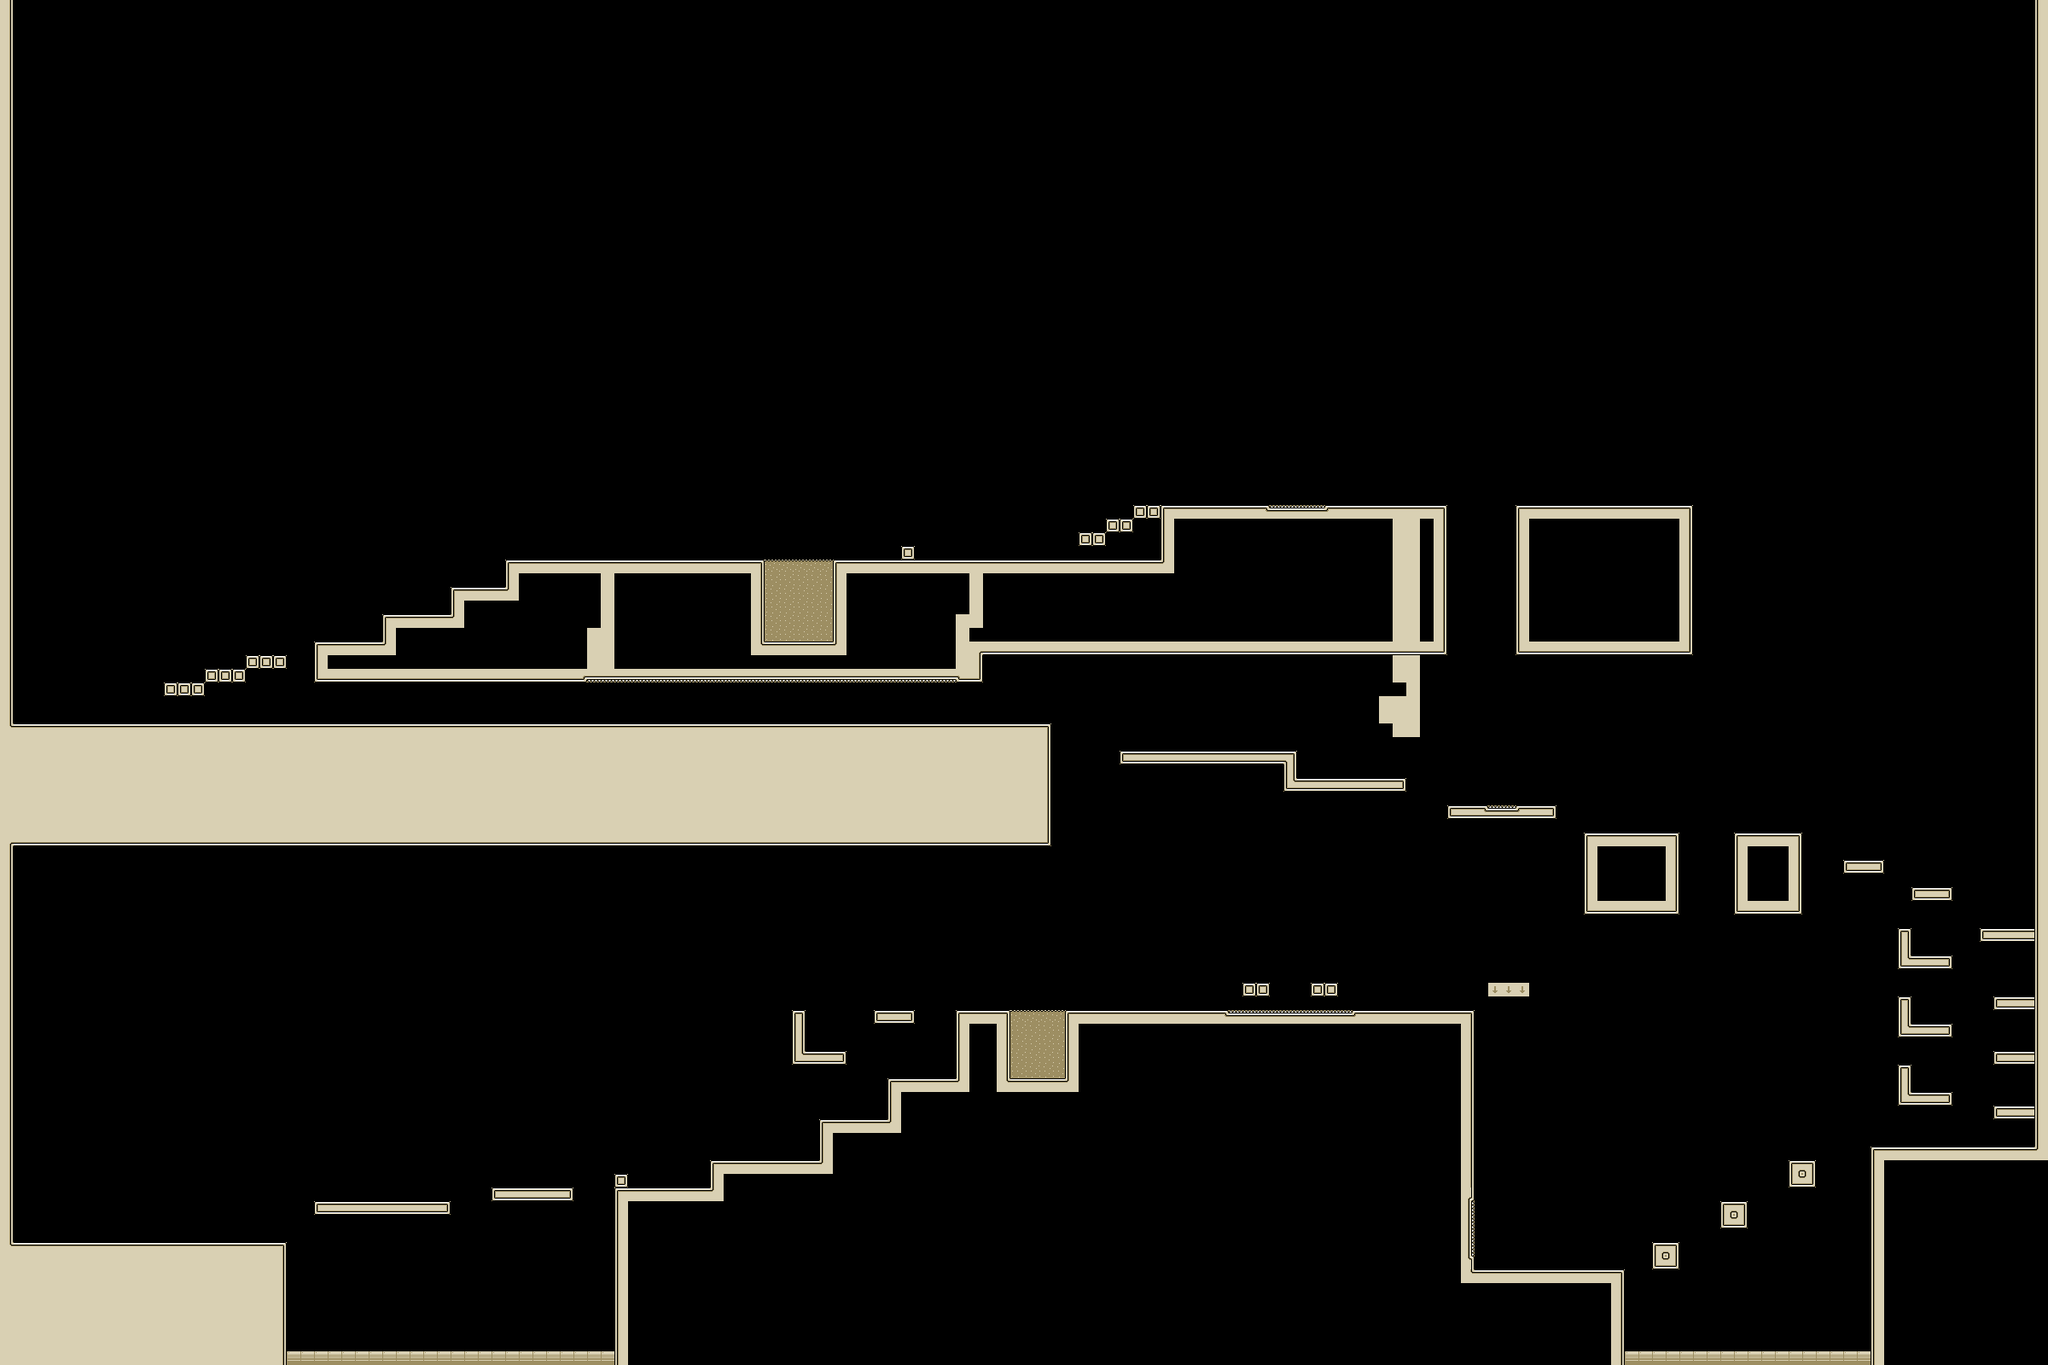

A level layout from a 2D game, rendered from its tile map. Below: a short description, then the map file with tile-grid data replaced by summaries:
An orthogonal 150x100 tile map with 16x16 px tiles, 2 tile layers (Floor, Danger), 1 hidden layer not drawn and 19 objects.

<map version="1.0" orientation="orthogonal" renderorder="right-down" width="150" height="100" tilewidth="16" tileheight="16" nextobjectid="30">
 <tileset firstgid="1" name="tileset" tilewidth="16" tileheight="16">
  <image source="tileset.png" width="176" height="192" />
  <tile id="0">
   <properties>
    <property name="blockable" value="" />
   </properties>
  </tile>
  <tile id="1">
   <properties>
    <property name="blockable" value="" />
   </properties>
  </tile>
  <tile id="2">
   <properties>
    <property name="blockable" value="" />
   </properties>
  </tile>
  <tile id="3">
   <properties>
    <property name="blockable" value="" />
   </properties>
  </tile>
  <tile id="4">
   <properties>
    <property name="blockable" value="" />
   </properties>
  </tile>
  <tile id="5">
   <properties>
    <property name="blockable" value="" />
   </properties>
  </tile>
  <tile id="11">
   <properties>
    <property name="blockable" value="" />
   </properties>
  </tile>
  <tile id="12">
   <properties>
    <property name="blockable" value="" />
   </properties>
  </tile>
  <tile id="13">
   <properties>
    <property name="blockable" value="" />
   </properties>
  </tile>
  <tile id="14">
   <properties>
    <property name="blockable" value="" />
   </properties>
  </tile>
  <tile id="15">
   <properties>
    <property name="blockable" value="" />
   </properties>
  </tile>
  <tile id="16">
   <properties>
    <property name="blockable" value="" />
   </properties>
  </tile>
  <tile id="22">
   <properties>
    <property name="blockable" value="" />
   </properties>
  </tile>
  <tile id="23">
   <properties>
    <property name="blockable" value="" />
   </properties>
  </tile>
  <tile id="24">
   <properties>
    <property name="blockable" value="" />
   </properties>
  </tile>
  <tile id="25">
   <properties>
    <property name="blockable" value="" />
   </properties>
  </tile>
  <tile id="26">
   <properties>
    <property name="blockable" value="" />
   </properties>
  </tile>
  <tile id="27">
   <properties>
    <property name="blockable" value="" />
   </properties>
  </tile>
  <tile id="33">
   <properties>
    <property name="blockable" value="" />
   </properties>
  </tile>
  <tile id="34">
   <properties>
    <property name="blockable" value="" />
   </properties>
  </tile>
  <tile id="35">
   <properties>
    <property name="blockable" value="" />
   </properties>
  </tile>
  <tile id="36">
   <properties>
    <property name="blockable" value="" />
   </properties>
  </tile>
  <tile id="37">
   <properties>
    <property name="blockable" value="" />
   </properties>
  </tile>
  <tile id="38">
   <properties>
    <property name="blockable" value="" />
   </properties>
  </tile>
  <tile id="53">
   <properties>
    <property name="blockable" value="" />
   </properties>
  </tile>
  <tile id="54">
   <properties>
    <property name="blockable" value="" />
   </properties>
  </tile>
  <tile id="55">
   <properties>
    <property name="blockable" value="" />
   </properties>
  </tile>
  <tile id="56">
   <properties>
    <property name="blockable" value="" />
   </properties>
  </tile>
  <tile id="57">
   <properties>
    <property name="blockable" value="" />
   </properties>
  </tile>
  <tile id="58">
   <properties>
    <property name="blockable" value="" />
   </properties>
  </tile>
  <tile id="59">
   <properties>
    <property name="blockable" value="" />
   </properties>
  </tile>
  <tile id="60">
   <properties>
    <property name="blockable" value="" />
   </properties>
  </tile>
  <tile id="61">
   <properties>
    <property name="blockable" value="" />
   </properties>
  </tile>
  <tile id="62">
   <properties>
    <property name="blockable" value="" />
   </properties>
  </tile>
  <tile id="64">
   <properties>
    <property name="blockable" value="" />
   </properties>
  </tile>
  <tile id="65">
   <properties>
    <property name="blockable" value="" />
   </properties>
  </tile>
  <tile id="66">
   <properties>
    <property name="blockable" value="" />
   </properties>
  </tile>
  <tile id="67">
   <properties>
    <property name="blockable" value="" />
   </properties>
  </tile>
  <tile id="68">
   <properties>
    <property name="blockable" value="" />
   </properties>
  </tile>
  <tile id="69">
   <properties>
    <property name="blockable" value="" />
   </properties>
  </tile>
  <tile id="70">
   <properties>
    <property name="blockable" value="" />
   </properties>
  </tile>
  <tile id="71">
   <properties>
    <property name="blockable" value="" />
   </properties>
  </tile>
  <tile id="72">
   <properties>
    <property name="blockable" value="" />
   </properties>
  </tile>
  <tile id="73">
   <properties>
    <property name="blockable" value="" />
   </properties>
  </tile>
  <tile id="75">
   <properties>
    <property name="blockable" value="" />
   </properties>
  </tile>
  <tile id="76">
   <properties>
    <property name="blockable" value="" />
   </properties>
  </tile>
  <tile id="77">
   <properties>
    <property name="blockable" value="" />
   </properties>
  </tile>
  <tile id="78">
   <properties>
    <property name="blockable" value="" />
   </properties>
  </tile>
  <tile id="79">
   <properties>
    <property name="blockable" value="" />
   </properties>
  </tile>
  <tile id="80">
   <properties>
    <property name="blockable" value="" />
   </properties>
  </tile>
  <tile id="81">
   <properties>
    <property name="blockable" value="" />
   </properties>
  </tile>
  <tile id="82">
   <properties>
    <property name="blockable" value="" />
   </properties>
  </tile>
  <tile id="83">
   <properties>
    <property name="blockable" value="" />
   </properties>
  </tile>
  <tile id="84">
   <properties>
    <property name="blockable" value="" />
   </properties>
  </tile>
  <tile id="86">
   <properties>
    <property name="blockable" value="" />
   </properties>
  </tile>
  <tile id="87">
   <properties>
    <property name="blockable" value="" />
   </properties>
  </tile>
  <tile id="88">
   <properties>
    <property name="blockable" value="" />
   </properties>
  </tile>
  <tile id="89">
   <properties>
    <property name="blockable" value="" />
   </properties>
  </tile>
  <tile id="90">
   <properties>
    <property name="blockable" value="" />
   </properties>
  </tile>
  <tile id="91">
   <properties>
    <property name="blockable" value="" />
   </properties>
  </tile>
  <tile id="92">
   <properties>
    <property name="blockable" value="" />
   </properties>
  </tile>
  <tile id="93">
   <properties>
    <property name="blockable" value="" />
   </properties>
  </tile>
  <tile id="94">
   <properties>
    <property name="blockable" value="" />
   </properties>
  </tile>
  <tile id="95">
   <properties>
    <property name="blockable" value="" />
   </properties>
  </tile>
  <tile id="97">
   <properties>
    <property name="blockable" value="" />
   </properties>
  </tile>
  <tile id="98">
   <properties>
    <property name="blockable" value="" />
   </properties>
  </tile>
  <tile id="99">
   <properties>
    <property name="blockable" value="" />
   </properties>
  </tile>
  <tile id="100">
   <properties>
    <property name="blockable" value="" />
   </properties>
  </tile>
  <tile id="101">
   <properties>
    <property name="blockable" value="" />
   </properties>
  </tile>
  <tile id="102">
   <properties>
    <property name="blockable" value="" />
   </properties>
  </tile>
  <tile id="103">
   <properties>
    <property name="blockable" value="" />
   </properties>
  </tile>
  <tile id="104">
   <properties>
    <property name="blockable" value="" />
   </properties>
  </tile>
  <tile id="105">
   <properties>
    <property name="blockable" value="" />
   </properties>
  </tile>
  <tile id="106">
   <properties>
    <property name="blockable" value="" />
   </properties>
  </tile>
  <tile id="108">
   <properties>
    <property name="blockable" value="" />
   </properties>
  </tile>
  <tile id="109">
   <properties>
    <property name="blockable" value="" />
   </properties>
  </tile>
  <tile id="115">
   <properties>
    <property name="blockable" value="" />
   </properties>
  </tile>
  <tile id="116">
   <properties>
    <property name="blockable" value="" />
   </properties>
  </tile>
  <tile id="117">
   <properties>
    <property name="blockable" value="" />
   </properties>
  </tile>
  <tile id="118">
   <properties>
    <property name="blockable" value="" />
   </properties>
  </tile>
  <tile id="119">
   <properties>
    <property name="blockable" value="" />
   </properties>
  </tile>
  <tile id="120">
   <properties>
    <property name="blockable" value="" />
   </properties>
  </tile>
  <tile id="122">
   <properties>
    <property name="blockable" value="" />
   </properties>
  </tile>
  <tile id="123">
   <properties>
    <property name="blockable" value="" />
   </properties>
  </tile>
  <tile id="124">
   <properties>
    <property name="blockable" value="" />
   </properties>
  </tile>
  <tile id="125">
   <properties>
    <property name="blockable" value="" />
   </properties>
  </tile>
 </tileset>
 <layer name="Background" width="150" height="100" visible="0">
  <data>[15000 cells, 15000 non-empty, 13 distinct tile ids]</data>
 </layer>
 <layer name="Floor" width="150" height="100">
  <data>[15000 cells, 1614 non-empty, 31 distinct tile ids]</data>
 </layer>
 <layer name="Danger" width="150" height="100">
  <data>[15000 cells, 167 non-empty, 22 distinct tile ids]</data>
 </layer>
 <objectgroup name="Diamond" visible="0">
  <object id="8" x="389.333" y="1388" width="14" height="16" />
  <object id="9" x="490.333" y="1386.67" width="14" height="16" />
  <object id="10" x="1463.67" y="1134.67" width="14" height="16" />
  <object id="11" x="1543.67" y="1137.33" width="14" height="16" />
  <object id="12" x="952.167" y="1214.33" width="14" height="16" />
  <object id="13" x="2024.33" y="1391.5" width="14" height="16" />
  <object id="15" x="2272.17" y="1262.67" width="14" height="16" />
  <object id="16" x="2354.33" y="1069.33" width="14" height="16" />
  <object id="17" x="1795.67" y="925.333" width="14" height="16" />
  <object id="18" x="1443.67" y="859.667" width="14" height="16" />
  <object id="19" x="1321" y="859.333" width="14" height="16" />
  <object id="20" x="1050.33" y="827.333" width="14" height="16" />
  <object id="21" x="789" y="826.667" width="14" height="16" />
  <object id="22" x="33" y="824" width="14" height="16" />
  <object id="23" x="406.333" y="734.667" width="14" height="16" />
  <object id="24" x="559.667" y="672" width="14" height="16" />
  <object id="25" x="979.667" y="640" width="14" height="16" />
 </objectgroup>
 <objectgroup name="Key" visible="0">
  <object id="26" x="1727" y="538" width="13" height="12" />
 </objectgroup>
 <objectgroup name="Exit" visible="0">
  <object id="27" x="1930" y="542.5" width="32" height="48" />
 </objectgroup>
</map>
